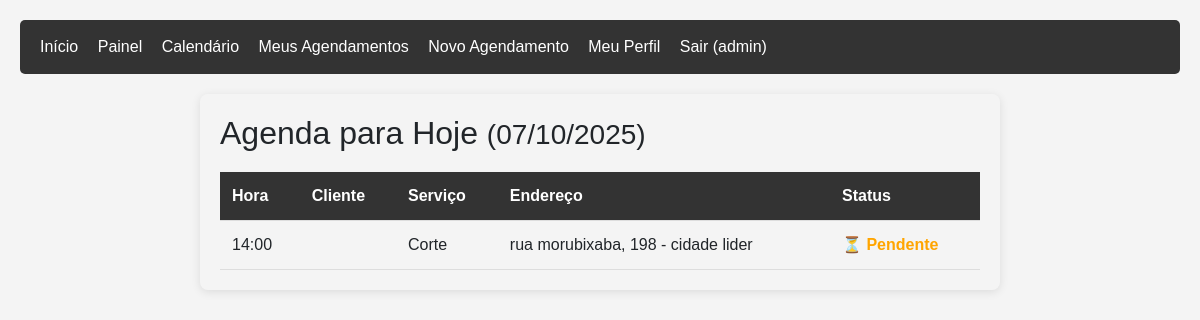
Page /painel/ (signed in) on the earlier database version.
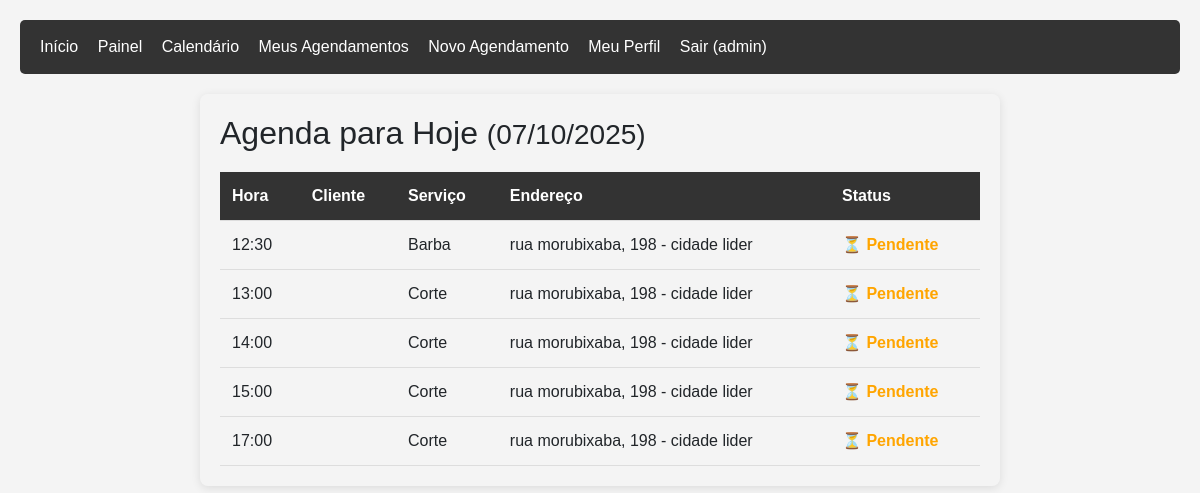
Same page on the later database version.
### agendamentos/models.py (models this page shows, shortened)
class Agendamento(models.Model):
    STATUS_CHOICES = [
        ('pendente', 'Pendente'),
        ('confirmado', 'Confirmado'),
        ('concluido', 'Concluído'),
        ('cancelado', 'Cancelado'),
    ]
    cliente = models.ForeignKey(User, on_delete=models.CASCADE, related_name='agendamentos')
    servico = models.ForeignKey(Servico, on_delete=models.PROTECT)
    data = models.DateField()
    hora = models.TimeField()
    status = models.CharField(max_length=15, choices=STATUS_CHOICES, default='pendente')
    observacoes = models.TextField(blank=True, null=True)
    criado_em = models.DateTimeField(auto_now_add=True)
    class Meta:
        ordering = ['-data', '-hora']

class Servico(models.Model):
    nome = models.CharField(max_length=100)
    descricao = models.TextField()
    duracao = models.IntegerField(help_text="Duração em minutos")
    preco = models.DecimalField(max_digits=6, decimal_places=2)
    ativo = models.BooleanField(default=True)
    class Meta:
        verbose_name_plural = "Serviços"

class PerfilCliente(models.Model):
    user = models.OneToOneField(User, on_delete=models.CASCADE, related_name='perfil')
    telefone = models.CharField(max_length=15)
    cep = models.CharField(max_length=9)
    rua = models.CharField(max_length=200)
    numero = models.CharField(max_length=10)
    complemento = models.CharField(max_length=100, blank=True, null=True)
    bairro = models.CharField(max_length=100)
    cidade = models.CharField(max_length=100)
    estado = models.CharField(max_length=2)

### agendamentos/views.py (the view)
# urls.py: path('painel/', views.painel_barbeiro, name='painel_barbeiro'),
@staff_member_required(login_url='login')
def painel_barbeiro(request):
    hoje = date.today()
    agendamentos_de_hoje = Agendamento.objects.filter(
        data=hoje,
        status__in=['pendente', 'confirmado']
    ).order_by('hora')
    context = {
        'agendamentos': agendamentos_de_hoje,
        'hoje': hoje,
    }
    return render(request, 'agendamentos/painel_barbeiro.html', context)

### agendamentos/templates/agendamentos/painel_barbeiro.html (shortened to what this page needs)
{% extends 'agendamentos/base.html' %}
{% block content %}
<h2>Agenda para Hoje <small>({{ hoje|date:"d/m/Y" }})</small></h2>
{% if agendamentos %}
    <table class="appointments-table">
        <thead>
            <tr>
                <th>Hora</th>
                <th>Cliente</th>
                <th>Serviço</th>
                <th>Endereço</th>
                <th>Status</th>
            </tr>
        </thead>
        <tbody>
            {% for agendamento in agendamentos %}
            <tr>
                <td>{{ agendamento.hora|time:"H:i" }}</td>
                <td>{{ agendamento.cliente.first_name }}</td>
                <td>{{ agendamento.servico.nome }}</td>
                <td>{{ agendamento.cliente.perfil.rua }}, {{ agendamento.cliente.perfil.numero }} - {{ agendamento.cliente.perfil.bairro }}</td>
                <td>
                    {% if agendamento.status == 'pendente' %}
                        <span class="status-pendente">⏳ Pendente</span>
                    {% elif agendamento.status == 'confirmado' %}
                        <span class="status-confirmado">✅ Confirmado</span>
                    {% endif %}
                </td>
            </tr>
            {% endfor %}
        </tbody>
    </table>
{% else %}
    <div class="no-appointments">
        <p>Nenhum agendamento para hoje ainda.</p>
    </div>
{% endif %}
{% endblock %}

Differences in the rows shown:
added Agendamento: hora "12:30", servico.nome "Barba", cliente.perfil.rua "rua morubixaba", cliente.perfil.numero "198", cliente.perfil.bairro "cidade lider", status "⏳ Pendente"
added Agendamento: hora "13:00", servico.nome "Corte", cliente.perfil.rua "rua morubixaba", cliente.perfil.numero "198", cliente.perfil.bairro "cidade lider", status "⏳ Pendente"
added Agendamento: hora "15:00", servico.nome "Corte", cliente.perfil.rua "rua morubixaba", cliente.perfil.numero "198", cliente.perfil.bairro "cidade lider", status "⏳ Pendente"
added Agendamento: hora "17:00", servico.nome "Corte", cliente.perfil.rua "rua morubixaba", cliente.perfil.numero "198", cliente.perfil.bairro "cidade lider", status "⏳ Pendente"
